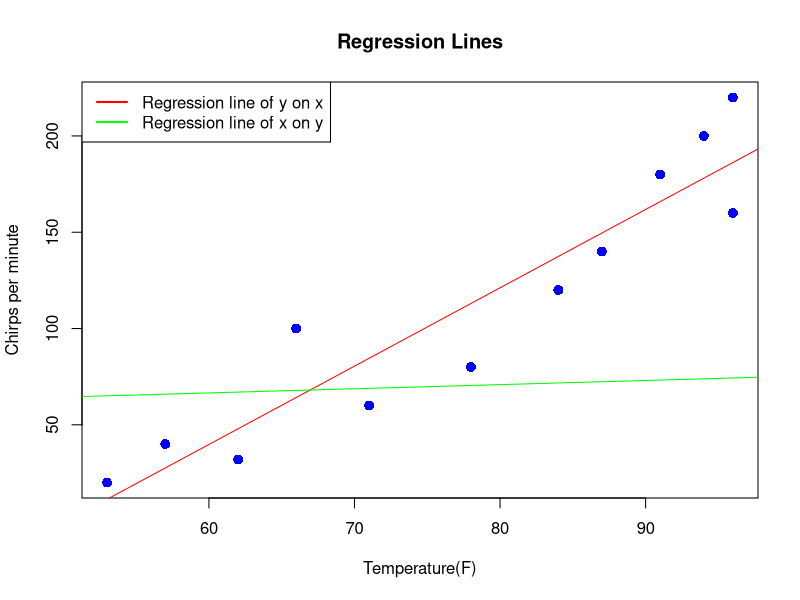

The R script that drew this image:
sno <- c(1,2,3,4,5,6,7,8,9,10,11,12)
temp <- c(53,62,57,71,78,66,84,87,96,91,94,96)
chirps <- c(20,32,40,60,80,100,120,140,160,180,200,220)
table <- data.frame(sno, temp, chirps)
plot(temp, chirps, col = "blue", main = "Regression Lines", cex = 1.3, 
     pch = 16, xlab = "Temperature(F)", ylab = "Chirps per minute")
abline(lm(chirps ~ temp), col = "red") # Regression 
abline(lm(temp ~ chirps), col = "green")
legend("topleft", legend = c("Regression line of y on x", "Regression line of x on y"), col = c("red", "green"), lty = 1, lwd = 2)